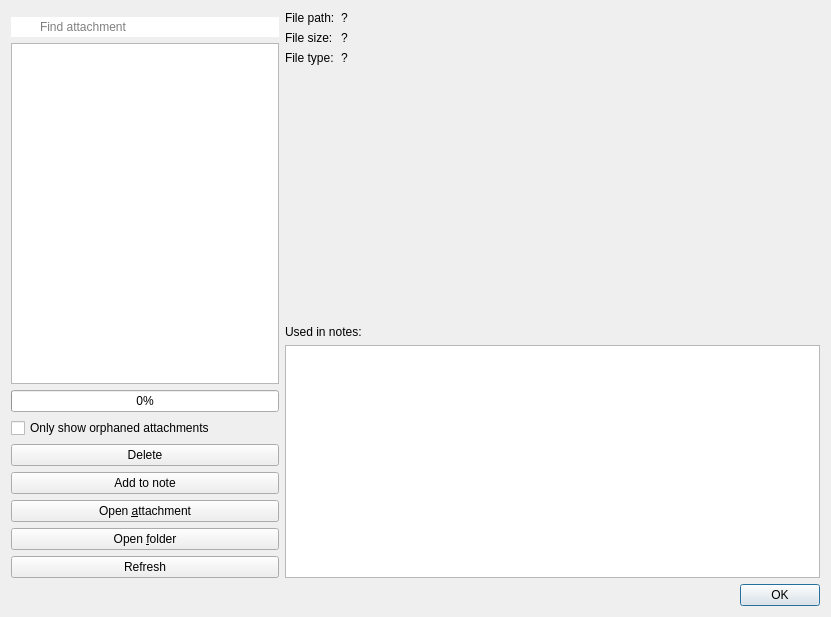
<?xml version="1.0" encoding="UTF-8"?>
<ui version="4.0">
 <class>StoredAttachmentsDialog</class>
 <widget class="QDialog" name="StoredAttachmentsDialog">
  <property name="geometry">
   <rect>
    <x>0</x>
    <y>0</y>
    <width>831</width>
    <height>617</height>
   </rect>
  </property>
  <property name="windowTitle">
   <string>Stored attachments</string>
  </property>
  <layout class="QGridLayout" name="gridLayout">
   <item row="0" column="1">
    <widget class="QFrame" name="infoFrame">
     <property name="sizePolicy">
      <sizepolicy hsizetype="Preferred" vsizetype="Preferred">
       <horstretch>2</horstretch>
       <verstretch>0</verstretch>
      </sizepolicy>
     </property>
     <property name="frameShape">
      <enum>QFrame::NoFrame</enum>
     </property>
     <property name="frameShadow">
      <enum>QFrame::Raised</enum>
     </property>
     <layout class="QGridLayout" name="gridLayout_3">
      <property name="leftMargin">
       <number>0</number>
      </property>
      <property name="topMargin">
       <number>0</number>
      </property>
      <property name="rightMargin">
       <number>0</number>
      </property>
      <property name="bottomMargin">
       <number>0</number>
      </property>
      <item row="4" column="1" colspan="2">
       <widget class="QFrame" name="notesFrame">
        <property name="frameShape">
         <enum>QFrame::NoFrame</enum>
        </property>
        <layout class="QVBoxLayout" name="verticalLayout">
         <property name="leftMargin">
          <number>0</number>
         </property>
         <property name="topMargin">
          <number>0</number>
         </property>
         <property name="rightMargin">
          <number>0</number>
         </property>
         <property name="bottomMargin">
          <number>0</number>
         </property>
         <item>
          <widget class="QLabel" name="label">
           <property name="text">
            <string>Used in notes:</string>
           </property>
          </widget>
         </item>
         <item>
          <widget class="QTreeWidget" name="noteTreeWidget">
           <property name="sizePolicy">
            <sizepolicy hsizetype="Expanding" vsizetype="Expanding">
             <horstretch>0</horstretch>
             <verstretch>0</verstretch>
            </sizepolicy>
           </property>
           <property name="contextMenuPolicy">
            <enum>Qt::CustomContextMenu</enum>
           </property>
           <property name="rootIsDecorated">
            <bool>false</bool>
           </property>
           <property name="sortingEnabled">
            <bool>true</bool>
           </property>
           <property name="headerHidden">
            <bool>true</bool>
           </property>
           <column>
            <property name="text">
             <string notr="true">Note</string>
            </property>
           </column>
          </widget>
         </item>
        </layout>
       </widget>
      </item>
      <item row="1" column="1">
       <widget class="QLabel" name="label_2">
        <property name="text">
         <string>File size:</string>
        </property>
       </widget>
      </item>
      <item row="2" column="2">
       <widget class="QLabel" name="typeLabel">
        <property name="text">
         <string notr="true">?</string>
        </property>
        <property name="textInteractionFlags">
         <set>Qt::LinksAccessibleByMouse|Qt::TextSelectableByMouse</set>
        </property>
       </widget>
      </item>
      <item row="1" column="2">
       <widget class="QLabel" name="sizeLabel">
        <property name="text">
         <string notr="true">?</string>
        </property>
        <property name="textInteractionFlags">
         <set>Qt::LinksAccessibleByMouse|Qt::TextSelectableByMouse</set>
        </property>
       </widget>
      </item>
      <item row="0" column="2">
       <widget class="QScrollArea" name="scrollArea">
        <property name="sizePolicy">
         <sizepolicy hsizetype="Ignored" vsizetype="Ignored">
          <horstretch>0</horstretch>
          <verstretch>0</verstretch>
         </sizepolicy>
        </property>
        <property name="frameShape">
         <enum>QFrame::NoFrame</enum>
        </property>
        <property name="verticalScrollBarPolicy">
         <enum>Qt::ScrollBarAlwaysOff</enum>
        </property>
        <property name="horizontalScrollBarPolicy">
         <enum>Qt::ScrollBarAlwaysOff</enum>
        </property>
        <property name="widgetResizable">
         <bool>true</bool>
        </property>
        <widget class="QWidget" name="scrollAreaWidgetContents">
         <property name="geometry">
          <rect>
           <x>0</x>
           <y>0</y>
           <width>471</width>
           <height>22</height>
          </rect>
         </property>
         <layout class="QHBoxLayout" name="horizontalLayout">
          <property name="spacing">
           <number>0</number>
          </property>
          <property name="sizeConstraint">
           <enum>QLayout::SetNoConstraint</enum>
          </property>
          <property name="leftMargin">
           <number>0</number>
          </property>
          <property name="topMargin">
           <number>0</number>
          </property>
          <property name="rightMargin">
           <number>0</number>
          </property>
          <property name="bottomMargin">
           <number>0</number>
          </property>
          <item>
           <widget class="QLabel" name="pathLabel">
            <property name="text">
             <string notr="true">?</string>
            </property>
            <property name="wordWrap">
             <bool>true</bool>
            </property>
            <property name="textInteractionFlags">
             <set>Qt::LinksAccessibleByMouse|Qt::TextSelectableByMouse</set>
            </property>
           </widget>
          </item>
         </layout>
        </widget>
       </widget>
      </item>
      <item row="2" column="1">
       <widget class="QLabel" name="label_4">
        <property name="text">
         <string>File type:</string>
        </property>
       </widget>
      </item>
      <item row="0" column="1">
       <widget class="QLabel" name="label_3">
        <property name="sizePolicy">
         <sizepolicy hsizetype="Fixed" vsizetype="Preferred">
          <horstretch>0</horstretch>
          <verstretch>0</verstretch>
         </sizepolicy>
        </property>
        <property name="text">
         <string>File path:</string>
        </property>
       </widget>
      </item>
      <item row="3" column="1" colspan="2">
       <spacer name="verticalSpacer">
        <property name="orientation">
         <enum>Qt::Vertical</enum>
        </property>
        <property name="sizeHint" stdset="0">
         <size>
          <width>20</width>
          <height>40</height>
         </size>
        </property>
       </spacer>
      </item>
     </layout>
    </widget>
   </item>
   <item row="1" column="0" colspan="2">
    <widget class="QDialogButtonBox" name="buttonBox">
     <property name="orientation">
      <enum>Qt::Horizontal</enum>
     </property>
     <property name="standardButtons">
      <set>QDialogButtonBox::Ok</set>
     </property>
    </widget>
   </item>
   <item row="0" column="0">
    <widget class="QFrame" name="frame">
     <property name="sizePolicy">
      <sizepolicy hsizetype="Preferred" vsizetype="Preferred">
       <horstretch>1</horstretch>
       <verstretch>0</verstretch>
      </sizepolicy>
     </property>
     <property name="frameShape">
      <enum>QFrame::NoFrame</enum>
     </property>
     <property name="frameShadow">
      <enum>QFrame::Raised</enum>
     </property>
     <layout class="QGridLayout" name="gridLayout_2">
      <property name="leftMargin">
       <number>0</number>
      </property>
      <property name="topMargin">
       <number>0</number>
      </property>
      <property name="rightMargin">
       <number>0</number>
      </property>
      <property name="bottomMargin">
       <number>0</number>
      </property>
      <item row="2" column="0">
       <widget class="QTreeWidget" name="fileTreeWidget">
        <property name="contextMenuPolicy">
         <enum>Qt::CustomContextMenu</enum>
        </property>
        <property name="editTriggers">
         <set>QAbstractItemView::EditKeyPressed</set>
        </property>
        <property name="selectionMode">
         <enum>QAbstractItemView::ExtendedSelection</enum>
        </property>
        <property name="rootIsDecorated">
         <bool>false</bool>
        </property>
        <attribute name="headerVisible">
         <bool>false</bool>
        </attribute>
        <column>
         <property name="text">
          <string notr="true">1</string>
         </property>
        </column>
       </widget>
      </item>
      <item row="0" column="0">
       <widget class="QFrame" name="frame_2">
        <property name="frameShape">
         <enum>QFrame::StyledPanel</enum>
        </property>
        <property name="frameShadow">
         <enum>QFrame::Raised</enum>
        </property>
       </widget>
      </item>
      <item row="1" column="0">
       <widget class="LineEdit" name="searchLineEdit">
        <property name="styleSheet">
         <string notr="true">QLineEdit {
	border: none;
	padding: 2px 5px 2px 27px;
	background-image: url(:/images/search-notes.svg);
	background-repeat: no-repeat;
	background-position: center left;
	margin-right: 0px;
}
</string>
        </property>
        <property name="placeholderText">
         <string>Find attachment</string>
        </property>
        <property name="clearButtonEnabled">
         <bool>true</bool>
        </property>
       </widget>
      </item>
      <item row="4" column="0">
       <widget class="QCheckBox" name="checkBox">
        <property name="toolTip">
         <string>Only show images that are not used in notes</string>
        </property>
        <property name="text">
         <string>Only show orphaned attachments</string>
        </property>
       </widget>
      </item>
      <item row="3" column="0">
       <widget class="QProgressBar" name="progressBar">
        <property name="value">
         <number>0</number>
        </property>
       </widget>
      </item>
      <item row="6" column="0">
       <widget class="QPushButton" name="insertButton">
        <property name="toolTip">
         <string>Add selected attachments to note</string>
        </property>
        <property name="text">
         <string>Add to note</string>
        </property>
        <property name="icon">
         <iconset theme="list-add" resource="../breeze-qownnotes.qrc">
          <normaloff>:/icons/breeze-qownnotes/16x16/list-add.svg</normaloff>:/icons/breeze-qownnotes/16x16/list-add.svg</iconset>
        </property>
       </widget>
      </item>
      <item row="7" column="0">
       <widget class="QPushButton" name="openFileButton">
        <property name="text">
         <string>Open &amp;attachment</string>
        </property>
        <property name="icon">
         <iconset theme="mail-attachment" resource="../breeze-qownnotes.qrc">
          <normaloff>:/icons/breeze-qownnotes/16x16/mail-attachment.svg</normaloff>:/icons/breeze-qownnotes/16x16/mail-attachment.svg</iconset>
        </property>
       </widget>
      </item>
      <item row="8" column="0">
       <widget class="QPushButton" name="openFolderButton">
        <property name="text">
         <string>Open &amp;folder</string>
        </property>
        <property name="icon">
         <iconset theme="folder" resource="../breeze-dark-qownnotes.qrc">
          <normaloff>:/icons/breeze-dark-qownnotes/16x16/folder.svg</normaloff>:/icons/breeze-dark-qownnotes/16x16/folder.svg</iconset>
        </property>
       </widget>
      </item>
      <item row="5" column="0">
       <widget class="QPushButton" name="deleteButton">
        <property name="toolTip">
         <string>Delete selected attachments</string>
        </property>
        <property name="text">
         <string>Delete</string>
        </property>
        <property name="icon">
         <iconset theme="list-remove" resource="../breeze-qownnotes.qrc">
          <normaloff>:/icons/breeze-qownnotes/16x16/list-remove.svg</normaloff>:/icons/breeze-qownnotes/16x16/list-remove.svg</iconset>
        </property>
       </widget>
      </item>
      <item row="9" column="0">
       <widget class="QPushButton" name="refreshButton">
        <property name="text">
         <string>Refresh</string>
        </property>
        <property name="icon">
         <iconset theme="view-refresh" resource="../breeze-qownnotes.qrc">
          <normaloff>:/icons/breeze-qownnotes/16x16/view-refresh.svg</normaloff>:/icons/breeze-qownnotes/16x16/view-refresh.svg</iconset>
        </property>
       </widget>
      </item>
     </layout>
    </widget>
   </item>
  </layout>
 </widget>
 <customwidgets>
  <customwidget>
   <class>LineEdit</class>
   <extends>QLineEdit</extends>
   <header location="global">widgets/lineedit.h</header>
  </customwidget>
 </customwidgets>
 <resources>
  <include location="../breeze-qownnotes.qrc"/>
  <include location="../breeze-dark-qownnotes.qrc"/>
 </resources>
 <connections>
  <connection>
   <sender>buttonBox</sender>
   <signal>accepted()</signal>
   <receiver>StoredAttachmentsDialog</receiver>
   <slot>accept()</slot>
   <hints>
    <hint type="sourcelabel">
     <x>248</x>
     <y>254</y>
    </hint>
    <hint type="destinationlabel">
     <x>157</x>
     <y>274</y>
    </hint>
   </hints>
  </connection>
  <connection>
   <sender>buttonBox</sender>
   <signal>rejected()</signal>
   <receiver>StoredAttachmentsDialog</receiver>
   <slot>reject()</slot>
   <hints>
    <hint type="sourcelabel">
     <x>316</x>
     <y>260</y>
    </hint>
    <hint type="destinationlabel">
     <x>286</x>
     <y>274</y>
    </hint>
   </hints>
  </connection>
 </connections>
</ui>
